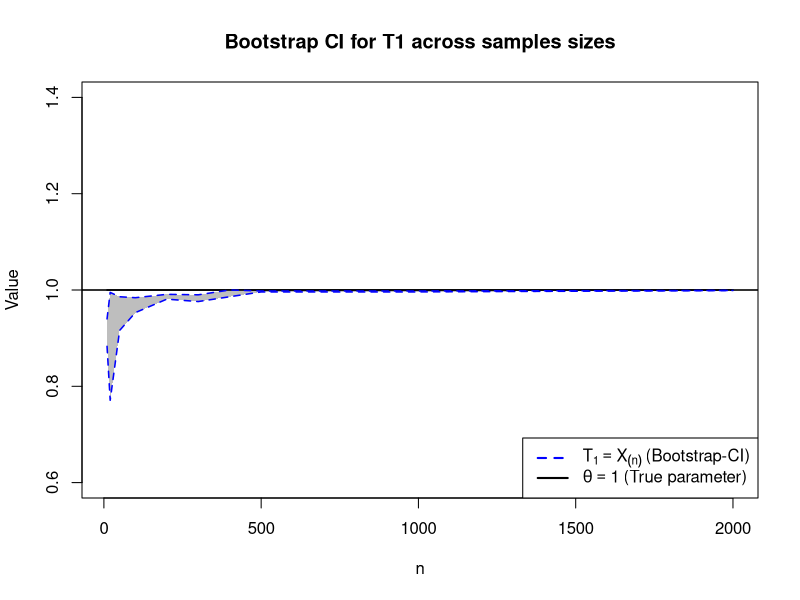
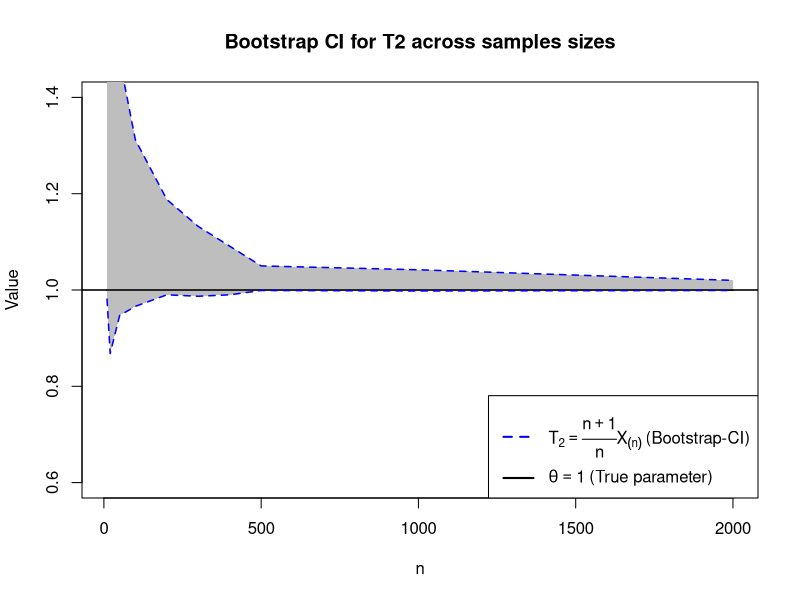

The R source for these figures, in order:
## ---- chunk 1
rm(list=ls())
library(knitr)
library(boot)
knitr::opts_chunk$set(echo = TRUE)
## ---- chunk 2
set.seed(123)
theta <- 1
ns <- c(10,20,50,100,200,300,400,500,1000,2000)
B <- 1000
alpha <- 0.05
## ---- chunk 3


# Estimators
T_1 <-function(x,i){
  max(x[i])
}

T_2 <-function(x,i){
  ((i+1)/i)*max(x[i])
}

# Storage
results_package_bootstrap <- as.numeric()
for (j in 1:length(ns)) {
  n <- ns[j]
  # Simulating one dataset from Uniform(0, theta)
  x <- runif(n,0, theta)
  # Bootstrap for T1
  boot_T1 <- boot(data = x, statistic = T_1, R = B)
  ci_T1 <- boot.ci(boot_T1,
                   conf= 1-alpha,
                   type = "perc")
  # Bootstrap for T2
  boot_T2 <- boot(data = x, statistic = T_2, R = B)
  ci_T2 <- boot.ci(boot_T2,
                   conf= 1-alpha,
                   type = "perc")
  # Store results in a temporary object
  results_temp <- c(sample_size = ns[j],
                    t1_lower_bound = round(ci_T1$percent[1,4],3),
                    t1_upper_bound = round(ci_T1$percent[1,5],3),
                    t2_lower_bound = round(ci_T2$percent[1,4],3),
                    t2_upper_bound = round(ci_T2$percent[1,5],3))
  results_package_bootstrap <- rbind(results_package_bootstrap,results_temp)
  
}
rownames(results_package_bootstrap) <- rep('',10)
print(results_package_bootstrap)
## ---- chunk 4
plot(ns, rep(theta,length(ns)), type="l", lwd = 1.5, ylab="Value", xlab="n", main = "Bootstrap CI for T1 across samples sizes")

polygon(c(rev(ns),ns),c(rev(results_package_bootstrap[,2]),results_package_bootstrap[,3]), col ="gray", border = NA)

abline(h = theta, col = "black", lwd = 1.5)

lines(ns, results_package_bootstrap[,2], lty="dashed", lwd = 1.5, col = "blue")
lines(ns, results_package_bootstrap[,3], lty = 'dashed', lwd = 1.5, col = "blue")

legend(x= "bottomright",
       legend = c(
         expression(T[1] == X[(n)] ~ "(Bootstrap-CI)"),
         expression(theta == 1 ~ "(True parameter)")
       ),
       lty = c(2,1),
       col = c("blue","black"),
       lwd = 2
       )


## ---- chunk 5
plot(ns, rep(theta,length(ns)), type="l", lwd = 1.5, ylab="Value", xlab="n",main = "Bootstrap CI for T2 across samples sizes")

polygon(c(rev(ns),ns),c(rev(results_package_bootstrap[,4]),results_package_bootstrap[,5]), col ="gray", border = NA)

abline(h = theta, col = "black", lwd = 1.5)

lines(ns, results_package_bootstrap[,4], lty = 'dashed', lwd = 1.5, col = "blue")
lines(ns, results_package_bootstrap[,5], lty = 'dashed', lwd = 1.5, col = "blue")


legend(x= "bottomright",
       legend = c(
         expression(T[2] == frac(n+1,n)*X[(n)] ~ "(Bootstrap-CI)"),
         expression(theta == 1 ~ "(True parameter)")
       ),
       lty = c(2,1),
       col = c("blue","black"),
       lwd = 2
       )
